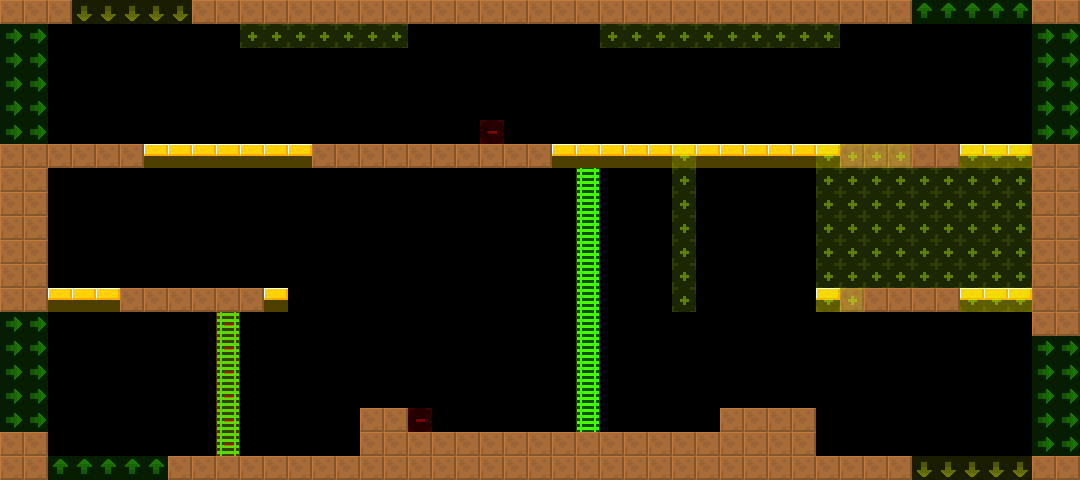

Below is a game level as drawn by its tile map, then a one-line description and the .tmx that defines it (tile-layer data replaced by summaries):
An orthogonal 45x20 tile map with 24x24 px tiles, 2 tile layers (col, lnk), 2 tilesets and 2 objects (Door, Water).

<map version="1.4" tiledversion="1.4.2" orientation="orthogonal" renderorder="right-down" width="45" height="20" tilewidth="24" tileheight="24" infinite="0" nextlayerid="4" nextobjectid="8">
 <tileset firstgid="6" source="../../lnk.tsx" />
 <tileset firstgid="1" source="../../col.tsx" />
 <layer id="1" name="col" width="45" height="20">
  <data>[900 cells, 204 non-empty, 3 distinct tile ids]</data>
 </layer>
 <layer id="2" name="lnk" width="45" height="20" opacity="0.5">
  <data>[900 cells, 149 non-empty, 5 distinct tile ids]</data>
 </layer>
 <objectgroup id="3" name="markers" opacity="0.5">
  <object id="1" name="Door" type="Door" x="480" y="120" width="24" height="24">
   <properties>
    <property name="yr" value="0" />
    <property name="xr" value="0" />
   </properties>
  </object>
  <object id="2" name="Water" type="Water" x="408" y="408" width="312" height="24">
   <properties>
    <property name="yr" value="0" />
    <property name="xr" value="0" />
   </properties>
  </object>
 </objectgroup>
</map>
